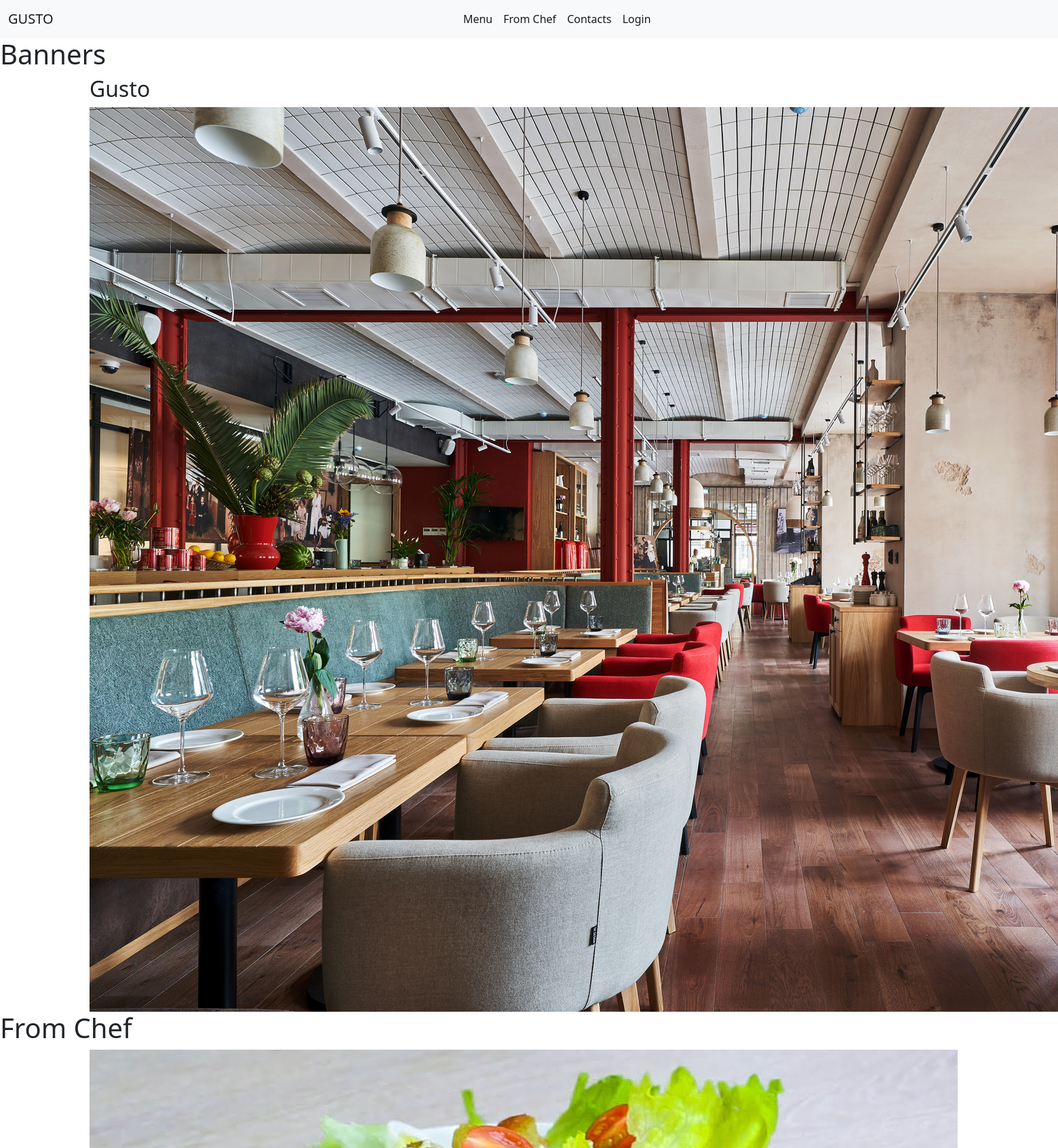
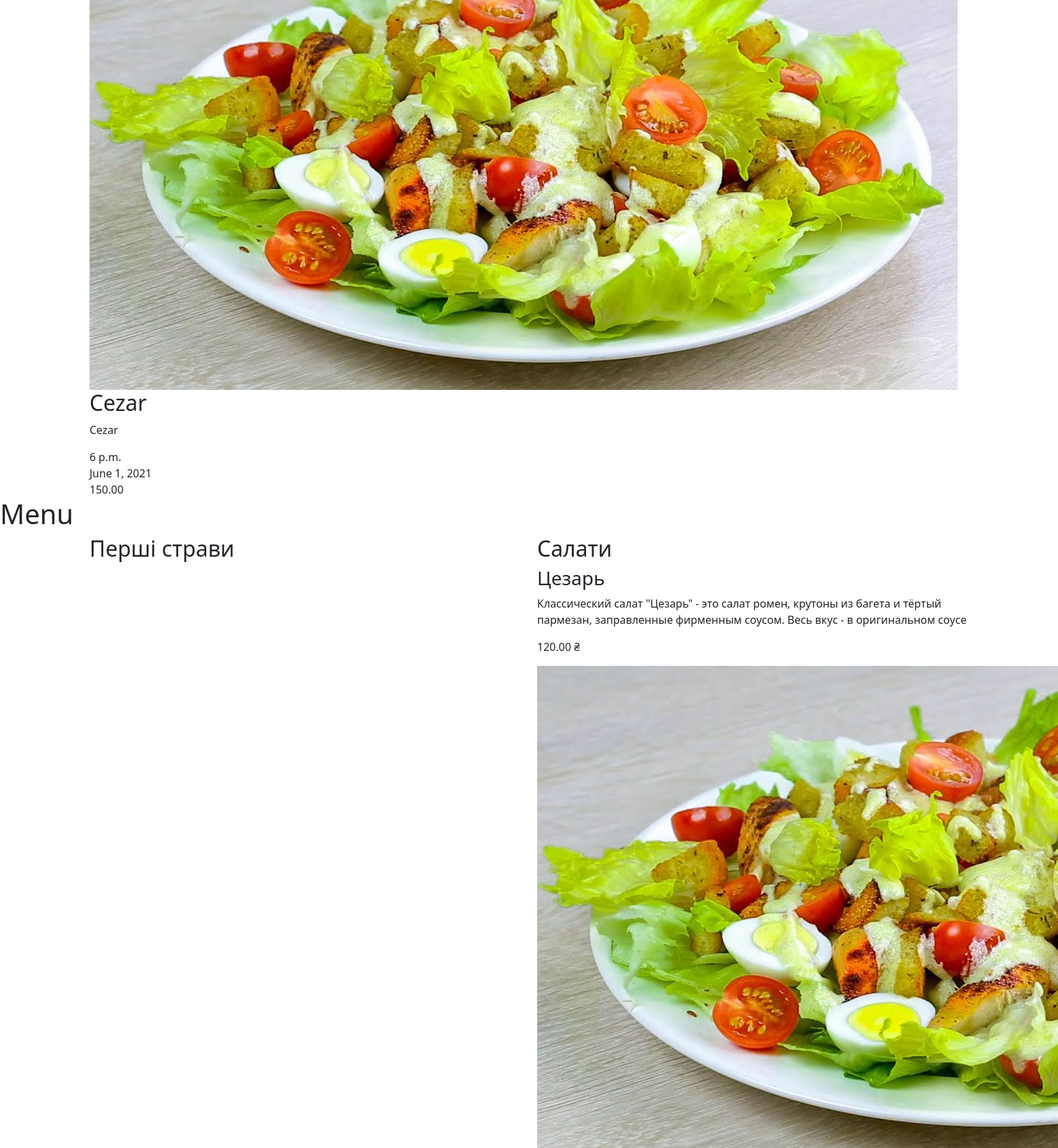
The page / (upper part) on the database its author committed (2 pictures, top to bottom).
### main_gusto/models.py (models this page shows, shortened)
class Banners(models.Model):
    def get_file_name_banners(self, filename):
        ext = filename.split('.')[-1]
        filename = f'{uuid4()}.{ext}'
        return os.path.join('images/banners/', filename)
    title = models.CharField(max_length=100)
    photo = models.ImageField(upload_to=get_file_name_banners)
    is_visible = models.BooleanField(default=True)

class Event(models.Model):
    def get_file_name_events(self, filename):
        ext = filename.split('.')[-1]
        filename = f'{uuid4()}.{ext}'
        return os.path.join('images/events/', filename)
    title = models.CharField(max_length=50)
    photo = models.ImageField(upload_to=get_file_name_events)
    description = models.TextField(null=True)
    event_date = models.DateField()
    event_time = models.TimeField()
    price = models.DecimalField(max_digits=7, decimal_places=2)

class Category(models.Model):
    title = models.CharField(max_length=50)
    category_order = models.IntegerField()
    is_visible = models.BooleanField(default=True)
    is_special = models.BooleanField(default=False)

class Dish(models.Model):
    def get_file_name_dishes(self, filename):
        ext = filename.split('.')[-1]
        filename = f'{uuid4()}.{ext}'
        return os.path.join('images/dishes/', filename)
    title = models.CharField(max_length=50)
    price = models.DecimalField(max_digits=7, decimal_places=2)
    is_visible = models.BooleanField(default=True)
    description = models.CharField(max_length=300, null=True)
    photo = models.ImageField(upload_to=get_file_name_dishes)
    category = models.ForeignKey(Category, on_delete=models.CASCADE)

### main_gusto/views.py (the view)
# urls.py: path('', main, name='main'),
def main(request):
    if request.method == 'POST':
        form = UserMessageForm(request.POST)
        if form.is_valid():
            form.save()
        return redirect("/")
    banners = Banners.objects.filter(is_visible=True)
    special_categories = Category.objects.filter(is_visible=True).filter(
        is_special=True).order_by('category_order')
    for item in special_categories:
        item.dishes = Dish.objects.filter(category=item.pk)
    categories = Category.objects.filter(is_visible=True).filter(
        is_special=False).order_by('category_order')
    for item in categories:
        item.dishes = Dish.objects.filter(category=item.pk)
    events = Event.objects.all()
    reservation_form = UserMessageForm()
    return render(request, 'index.html', context={'categories': categories,
                                                  'special_categories': special_categories,
                                                  'events': events,
                                                  'banners': banners,
                                                  'form': reservation_form, })

### main_gusto/templates/index.html (shortened to what this page needs)
{% extends 'base.html' %}
{% block content %}
<section>
	<h1>Banners</h1>
	<div class="container">
			<div class="row">
					{% for item in banners %}
							<div class="col-xs-12 col-sm-6">
									<h2>{{ item.title }}</h2>
							<img src="{{ item.photo.url }}" alt="">
							</div>
					{% endfor %}
			</div>
	</div>
</section>
<section>
	<h1>From Chef</h1>
	<div class="container">
		<div class="row">
			{% for element in events %}
				<div class="col-xs-12 col-sm-6">
					<img src="{{ element.photo.url }}" alt="">
					<h2>{{ element.title }}</h2>
					<p>{{ element.description }}</p>
					<div class="timelist">{{ element.event_time }}</div>
					<div class="datetime">{{ element.event_date }}</div>
					<div class="price">{{ element.price }}</div>
				</div>
			{% endfor %}
		</div>
	</div>
</section>
<section>
  <h1>Menu</h1>
  <div class="container">
    <div class="row">
      {% for item in categories %}
        <div class="col-xs-12 col-sm-6">
					<h2>{{ item.title }}</h2>
          {% for dish in item.dishes %}
						<div>
							<div><h3>{{ dish.title }}</h3></div>
                <div><p>{{ dish.description }}</p></div>
                <div><p>{{ dish.price }} &#8372</p></div>
								<div><img src="{{ dish.photo.url }}" alt></div>
							</div>
          {% endfor %}
					</div>
        {% endfor %}
        </div>
    </div>
</section>
{% endblock %}

### rows shown on the page
Banners: title "Gusto", photo (picture)
Event: photo (picture), title "Cezar", description "Cezar", event_time "6 p.m.", event_date "June 1, 2021", price "150.00"
Category: title "Перші страви"
Category: title "Салати"
Dish: title "Цезарь", description "Классический салат \"Цезарь\" - это салат ромен, крутоны из багета и тёртый пармезан, заправленные фирменным соусом. Весь вкус - в оригинальном соусе", price "120.00", photo (picture)
